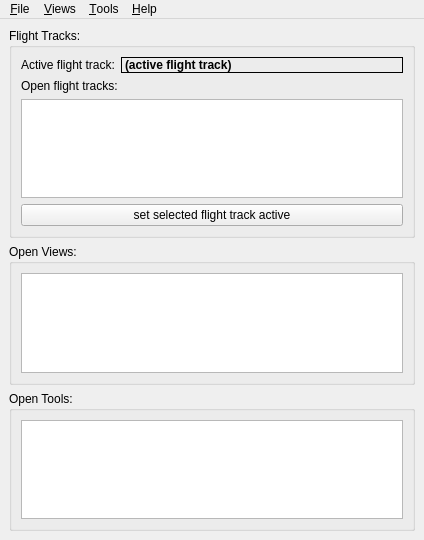
<?xml version="1.0" encoding="UTF-8"?>
<ui version="4.0">
 <class>MSSMainWindow</class>
 <widget class="QMainWindow" name="MSSMainWindow">
  <property name="geometry">
   <rect>
    <x>0</x>
    <y>0</y>
    <width>424</width>
    <height>540</height>
   </rect>
  </property>
  <property name="windowTitle">
   <string>Mission Support System</string>
  </property>
  <widget class="QWidget" name="centralwidget">
   <layout class="QVBoxLayout" name="verticalLayout">
    <item>
     <widget class="QGroupBox" name="groupBox_3">
      <property name="title">
       <string>Flight Tracks:</string>
      </property>
      <property name="flat">
       <bool>true</bool>
      </property>
      <layout class="QVBoxLayout" name="verticalLayout_6">
       <item>
        <layout class="QHBoxLayout" name="horizontalLayout_2">
         <item>
          <widget class="QLabel" name="label_3">
           <property name="sizePolicy">
            <sizepolicy hsizetype="Minimum" vsizetype="Preferred">
             <horstretch>0</horstretch>
             <verstretch>0</verstretch>
            </sizepolicy>
           </property>
           <property name="text">
            <string>Active flight track:</string>
           </property>
          </widget>
         </item>
         <item>
          <widget class="QLabel" name="lblActiveFlightTrack">
           <property name="sizePolicy">
            <sizepolicy hsizetype="Expanding" vsizetype="Preferred">
             <horstretch>0</horstretch>
             <verstretch>0</verstretch>
            </sizepolicy>
           </property>
           <property name="font">
            <font>
             <weight>75</weight>
             <italic>false</italic>
             <bold>true</bold>
            </font>
           </property>
           <property name="frameShape">
            <enum>QFrame::Box</enum>
           </property>
           <property name="text">
            <string>(active flight track)</string>
           </property>
          </widget>
         </item>
        </layout>
       </item>
       <item>
        <widget class="QLabel" name="label_2">
         <property name="text">
          <string>Open flight tracks:</string>
         </property>
        </widget>
       </item>
       <item>
        <widget class="QListWidget" name="listFlightTracks">
         <property name="alternatingRowColors">
          <bool>true</bool>
         </property>
         <property name="textElideMode">
          <enum>Qt::ElideNone</enum>
         </property>
        </widget>
       </item>
       <item>
        <layout class="QHBoxLayout" name="horizontalLayout_3">
         <item>
          <widget class="QPushButton" name="btSelectFlightTrack">
           <property name="text">
            <string>set selected flight track active</string>
           </property>
          </widget>
         </item>
        </layout>
       </item>
      </layout>
     </widget>
    </item>
    <item>
     <widget class="QGroupBox" name="groupBox">
      <property name="title">
       <string>Open Views:</string>
      </property>
      <property name="flat">
       <bool>true</bool>
      </property>
      <property name="checkable">
       <bool>false</bool>
      </property>
      <layout class="QVBoxLayout" name="verticalLayout_4">
       <item>
        <widget class="QListWidget" name="listViews"/>
       </item>
      </layout>
     </widget>
    </item>
    <item>
     <widget class="QGroupBox" name="groupBox_2">
      <property name="title">
       <string>Open Tools:</string>
      </property>
      <property name="flat">
       <bool>true</bool>
      </property>
      <property name="checkable">
       <bool>false</bool>
      </property>
      <layout class="QVBoxLayout" name="verticalLayout_5">
       <item>
        <widget class="QListWidget" name="listTools"/>
       </item>
      </layout>
     </widget>
    </item>
   </layout>
  </widget>
  <widget class="QMenuBar" name="menubar">
   <property name="geometry">
    <rect>
     <x>0</x>
     <y>0</y>
     <width>424</width>
     <height>26</height>
    </rect>
   </property>
   <widget class="QMenu" name="menu_File">
    <property name="title">
     <string>&amp;File</string>
    </property>
    <addaction name="actionNewFlightTrack"/>
    <addaction name="actionOpenFlightTrack"/>
    <addaction name="actionCloseSelectedFlightTrack"/>
    <addaction name="separator"/>
    <addaction name="actionSaveActiveFlightTrack"/>
    <addaction name="actionSaveActiveFlightTrackAs"/>
    <addaction name="separator"/>
    <addaction name="actionImportFlightTrack"/>
    <addaction name="actionExportActiveFlightTrack"/>
    <addaction name="separator"/>
    <addaction name="actionLoad_Configuration"/>
    <addaction name="separator"/>
    <addaction name="action_Quit"/>
   </widget>
   <widget class="QMenu" name="menu_View">
    <property name="title">
     <string>&amp;Views</string>
    </property>
    <addaction name="actionTopView"/>
    <addaction name="actionSideView"/>
    <addaction name="actionTableView"/>
    <addaction name="separator"/>
    <addaction name="actionLoopView"/>
    <addaction name="separator"/>
    <addaction name="actionTimeSeriesViewTrajectories"/>
   </widget>
   <widget class="QMenu" name="menu_Tools">
    <property name="title">
     <string>&amp;Tools</string>
    </property>
    <addaction name="actionTrajectoryToolLagranto"/>
   </widget>
   <widget class="QMenu" name="menu_Help">
    <property name="title">
     <string>&amp;Help</string>
    </property>
    <addaction name="actionAboutMSUI"/>
   </widget>
   <addaction name="menu_File"/>
   <addaction name="menu_View"/>
   <addaction name="menu_Tools"/>
   <addaction name="menu_Help"/>
  </widget>
  <action name="action_Quit">
   <property name="text">
    <string>&amp;Quit</string>
   </property>
   <property name="shortcut">
    <string>Ctrl+Q</string>
   </property>
  </action>
  <action name="actionNewFlightTrack">
   <property name="text">
    <string>&amp;New Flight Track...</string>
   </property>
   <property name="shortcut">
    <string>Ctrl+N</string>
   </property>
  </action>
  <action name="actionOpenFlightTrack">
   <property name="text">
    <string>&amp;Open Flight Track...</string>
   </property>
   <property name="shortcut">
    <string>Ctrl+O</string>
   </property>
  </action>
  <action name="actionSaveActiveFlightTrack">
   <property name="text">
    <string>&amp;Save Active Flight Track</string>
   </property>
   <property name="shortcut">
    <string>Ctrl+S</string>
   </property>
  </action>
  <action name="actionSaveActiveFlightTrackAs">
   <property name="text">
    <string>Save Active Flight Track &amp;As...</string>
   </property>
  </action>
  <action name="actionCloseSelectedFlightTrack">
   <property name="text">
    <string>&amp;Close Selected Flight Track</string>
   </property>
  </action>
  <action name="actionTopView">
   <property name="text">
    <string>&amp;Top View (Horizontal Section)</string>
   </property>
  </action>
  <action name="actionSideView">
   <property name="text">
    <string>&amp;Side View (Vertical Section)</string>
   </property>
  </action>
  <action name="actionTableView">
   <property name="text">
    <string>T&amp;able View</string>
   </property>
  </action>
  <action name="actionLoopView">
   <property name="text">
    <string>&amp;Loop View (Images)</string>
   </property>
  </action>
  <action name="actionTimeSeriesViewTrajectories">
   <property name="text">
    <string>T&amp;ime Series View (Trajectories)</string>
   </property>
  </action>
  <action name="action3DView">
   <property name="text">
    <string>&amp;3D View</string>
   </property>
  </action>
  <action name="actionTrajectoryToolLagranto">
   <property name="text">
    <string>&amp;Trajectory Tool (Lagranto)</string>
   </property>
  </action>
  <action name="actionDiscoverEarthObservationDataGENESI">
   <property name="text">
    <string>&amp;Discover Earth Observation Data (GENESI)</string>
   </property>
  </action>
  <action name="actionAboutMSUI">
   <property name="text">
    <string>&amp;About MSS</string>
   </property>
  </action>
  <action name="actionLoad_Configuration">
   <property name="text">
    <string>Load Configuration</string>
   </property>
  </action>
  <action name="actionImportFlightTrack">
   <property name="text">
    <string>Import Flight Track</string>
   </property>
  </action>
  <action name="actionExportActiveFlightTrack">
   <property name="text">
    <string>Export Active Flight Track</string>
   </property>
  </action>
 </widget>
 <resources/>
 <connections>
  <connection>
   <sender>action_Quit</sender>
   <signal>triggered()</signal>
   <receiver>MSSMainWindow</receiver>
   <slot>close()</slot>
   <hints>
    <hint type="sourcelabel">
     <x>-1</x>
     <y>-1</y>
    </hint>
    <hint type="destinationlabel">
     <x>399</x>
     <y>299</y>
    </hint>
   </hints>
  </connection>
 </connections>
</ui>
